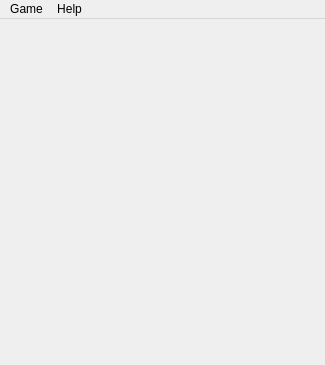
<?xml version="1.0" encoding="UTF-8"?>
<ui version="4.0">
 <class>MainWindow</class>
 <widget class="QMainWindow" name="MainWindow">
  <property name="enabled">
   <bool>true</bool>
  </property>
  <property name="geometry">
   <rect>
    <x>0</x>
    <y>0</y>
    <width>325</width>
    <height>365</height>
   </rect>
  </property>
  <property name="windowTitle">
   <string>Minesweeper</string>
  </property>
  <property name="whatsThis">
   <string/>
  </property>
  <property name="toolButtonStyle">
   <enum>Qt::ToolButtonTextOnly</enum>
  </property>
  <widget class="QWidget" name="centralWidget"/>
  <widget class="QMenuBar" name="menuBar">
   <property name="geometry">
    <rect>
     <x>0</x>
     <y>0</y>
     <width>325</width>
     <height>22</height>
    </rect>
   </property>
   <widget class="QMenu" name="menuMenu">
    <property name="title">
     <string>Game</string>
    </property>
    <addaction name="actionNew_Game"/>
    <addaction name="separator"/>
    <addaction name="actionOptions"/>
    <addaction name="actionStastics"/>
    <addaction name="separator"/>
    <addaction name="actionExit"/>
   </widget>
   <widget class="QMenu" name="menuHelp">
    <property name="title">
     <string>Help</string>
    </property>
    <addaction name="actionView_Help"/>
    <addaction name="actionAbout_Minesweeper"/>
   </widget>
   <addaction name="menuMenu"/>
   <addaction name="menuHelp"/>
  </widget>
  <action name="actionAbout_Minesweeper">
   <property name="enabled">
    <bool>true</bool>
   </property>
   <property name="text">
    <string>About Minesweeper</string>
   </property>
  </action>
  <action name="actionNew_Game">
   <property name="text">
    <string>New Game</string>
   </property>
   <property name="shortcut">
    <string>F2</string>
   </property>
  </action>
  <action name="actionOptions">
   <property name="enabled">
    <bool>true</bool>
   </property>
   <property name="text">
    <string>Options</string>
   </property>
   <property name="shortcut">
    <string>F5</string>
   </property>
  </action>
  <action name="actionExit">
   <property name="text">
    <string>Exit</string>
   </property>
  </action>
  <action name="actionView_Help">
   <property name="enabled">
    <bool>true</bool>
   </property>
   <property name="text">
    <string>Changelog</string>
   </property>
   <property name="shortcut">
    <string>F1</string>
   </property>
  </action>
  <action name="actionStastics">
   <property name="text">
    <string>Statistics</string>
   </property>
   <property name="shortcut">
    <string>F4</string>
   </property>
  </action>
 </widget>
 <layoutdefault spacing="6" margin="11"/>
 <resources/>
 <connections/>
</ui>
